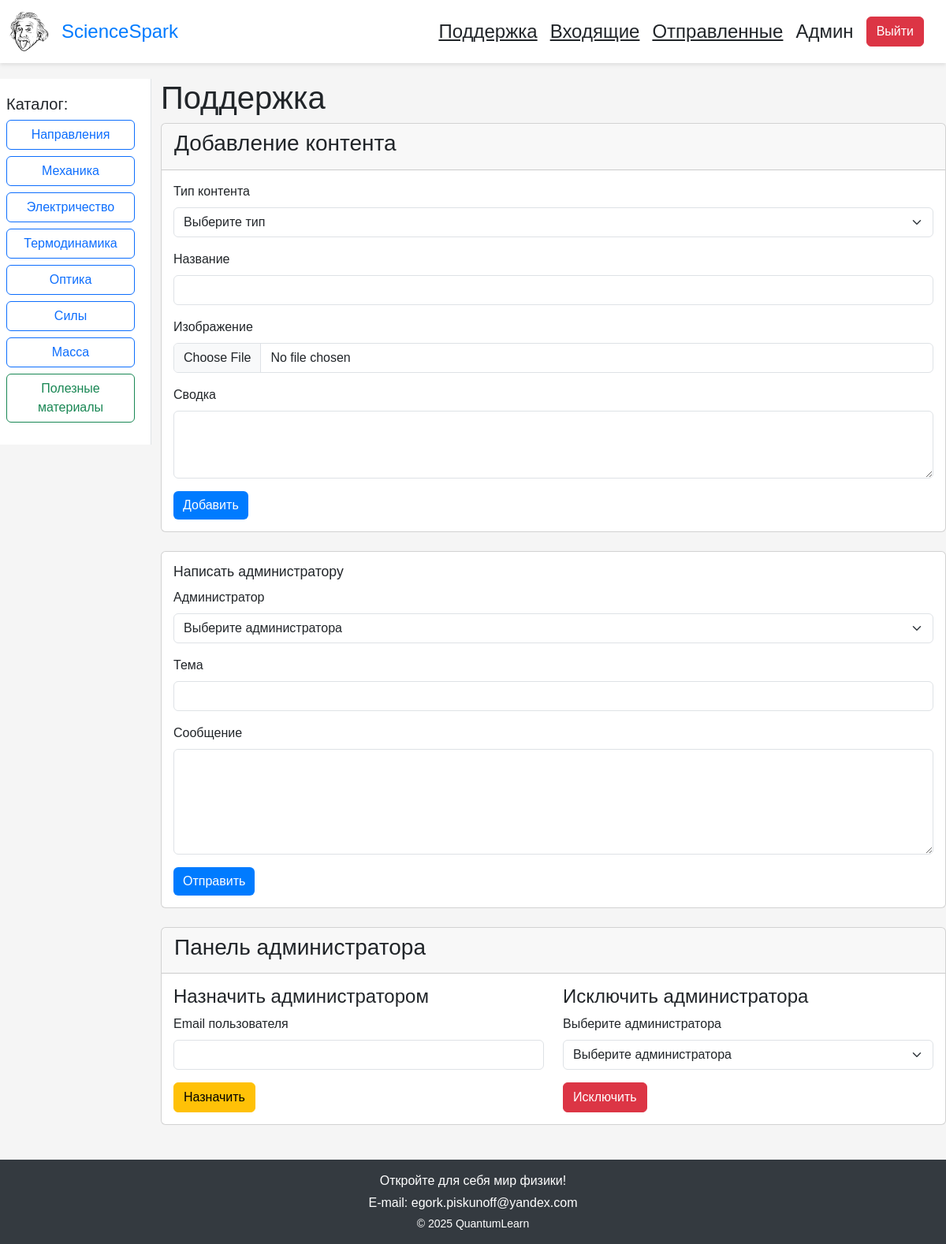
/support (signed in), run on the app's committed database.
### data/db.py (models this page shows)
class User(db.Model):  # Модель пользователя системы
    __tablename__ = 'users'
    id = db.Column(db.Integer, primary_key=True)
    name = db.Column(db.String(100), nullable=False)
    email = db.Column(db.String(100), unique=True, nullable=False)
    password = db.Column(db.String(100), nullable=False)
    rating = db.Column(db.Integer, default=0)
    is_admin = db.Column(db.Integer, default=0)
    show_email = db.Column(db.Boolean, default=True)  # Новое поле: показывать email
    messages_sent = db.relationship('Message', foreign_keys='Message.sender_id', backref='sender',
                                    lazy=True)
    messages_received = db.relationship('Message', foreign_keys='Message.recipient_id',
                                        backref='recipient', lazy=True)

class Direction(db.Model):  # Модель направления
    __tablename__ = 'directions'
    id = db.Column(db.Integer, primary_key=True)
    name = db.Column(db.String(100), nullable=False)
    image_path = db.Column(db.String(200), nullable=False)
    description = db.Column(db.Text, nullable=False)
    laws = db.relationship('Law', backref='direction', lazy=True)

### main.py (the view, shortened to what this page needs)
@app.route('/support', methods=['GET', 'POST'])  # Страница поддержки и администрирования
def support():
    user = get_current_user()
    if not user:
        return redirect(url_for('login'))
    admins = db.session.query(User).filter_by(is_admin=1).all()
    directions = load_directions()
    error_message = success_message = warning_message = None
    return render_template('support.html',
                           user=user,
                           admins=admins,
                           directions=directions,
                           error_message=error_message,
                           success_message=success_message,
                           warning_message=warning_message)

### main.py (called while the page is built)
def load_directions():  # Загрузка направлений из базы данных
    return db.session.query(Direction).all()

def get_current_user():  # Возвращение текущего авторизованного пользователя из сессии
    if 'user_id' in flask_session:
        return db.session.get(User, flask_session['user_id'])
    return None

### templates/support.html (shortened to what this page needs)
{% extends "base.html" %}
{% block content %}
    <h1>Поддержка</h1>
    {% if user and user.is_admin == 1 %}
        <div class="card mb-4">
            <div class="card-header">
                <h3>Добавление контента</h3>
            </div>
            <div class="card-body">
                <form method="POST" action="{{ url_for('support') }}" enctype="multipart/form-data">
                    <div class="mb-3">
                        <label for="content_type" class="form-label">Тип контента</label>
                        <select class="form-select" id="content_type" name="content_type" required onchange="toggleFields()">
                            <option value="">Выберите тип</option>
                        </select>
                    </div>
                    <div class="mb-3">
                        <label for="name" class="form-label">Название</label>
                        <input type="text" class="form-control" id="name" name="name" required>
                    </div>
                    <div class="mb-3" id="image_field">
                        <label for="image" class="form-label">Изображение</label>
                        <input type="file" class="form-control" id="image" name="image" accept="image/*">
                    </div>
                    <div class="mb-3">
                        <label for="description" class="form-label">Сводка</label>
                        <textarea class="form-control" id="description" name="description" rows="3" required></textarea>
                    </div>
                    <button type="submit" class="btn btn-primary">Добавить</button>
                </form>
            </div>
        </div>
    {% endif %}
    <div class="card mb-4">
        <div class="card-body">
            <h2 class="card-title">Написать администратору</h2>
            <form method="POST" action="{{ url_for('support') }}">
                <div class="mb-3">
                    <label for="admin_id" class="form-label">Администратор</label>
                    <select class="form-select" id="admin_id" name="admin_id" required>
                        <option value="">Выберите администратора</option>
                    </select>
                </div>
                <div class="mb-3">
                    <label for="subject" class="form-label">Тема</label>
                    <input type="text" class="form-control" id="subject" name="subject" required>
                </div>
                <div class="mb-3">
                    <label for="body" class="form-label">Сообщение</label>
                    <textarea class="form-control" id="body" name="body" rows="5" required></textarea>
                </div>
                <button type="submit" class="btn btn-primary">Отправить</button>
            </form>
        </div>
    </div>
    {% if user and user.is_admin == 1 %}
        <div class="card mb-4">
            <div class="card-header">
                <h3>Панель администратора</h3>
            </div>
            <div class="card-body">
                <div class="row">
                    <div class="col-md-6">
                        <h4>Назначить администратором</h4>
                        <form method="POST" action="{{ url_for('support') }}">
                            <div class="mb-3">
                                <label class="form-label">Email пользователя</label>
                                <input type="email" class="form-control" name="email" required>
                            </div>
                            <button type="submit" class="btn btn-warning">Назначить</button>
                        </form>
                    </div>
                    <div class="col-md-6">
                        <h4>Исключить администратора</h4>
                        <form method="POST" action="{{ url_for('support') }}">
                            <div class="mb-3">
                                <label class="form-label">Выберите администратора</label>
                                <select class="form-select" name="admin_id" required>
                                    <option value="">Выберите администратора</option>
                                </select>
                            </div>
                            <button type="submit" class="btn btn-danger">Исключить</button>
                        </form>
                    </div>
                </div>
            </div>
        </div>
    {% endif %}
{% endblock %}

### templates/base.html (shortened to what this page needs)
<!DOCTYPE html>
<html lang="ru">
<head>
    <link href="https://cdn.jsdelivr.net/npm/bootstrap@5.3.3/dist/css/bootstrap.min.css" rel="stylesheet">
    <link rel="stylesheet" href="{{ url_for('static', filename='style.css') }}">
</head>
<body>
    <header class="top-bar">
        <div class="container-fluid">
            <div class="row align-items-center">
                <div class="col d-flex justify-content-between align-items-center">
                    <div class="d-flex align-items-center">
                        <img src="{{ url_for('static', filename='images/physics.png') }}" alt="Логотип ScienceSpark" class="site-logo me-3">
                        <h1 class="site-title mb-0">ScienceSpark</h1>
                    </div>
                    <div class="d-flex align-items-center">
                        {% if session.user_id and user %}
                            <a href="{{ url_for('support') }}" class="text-dark fs-4 me-3">Поддержка</a>
                            <a href="{{ url_for('inbox') }}" class="text-dark fs-4 me-3">Входящие</a>
                            <a href="{{ url_for('sent_messages') }}" class="text-dark fs-4 me-3">Отправленные</a>
                            <span class="text-dark fs-4 me-3 user-link" onclick="toggleUserPopup()">{{ user.name }}</span>
                            <a href="#" class="btn btn-danger logout-btn-inline me-3" onclick="toggleLogoutPopup()">Выйти</a>
                        {% else %}
                            <a href="{{ url_for('register') }}" class="text-dark fs-4">Регистрация</a>
                            <a href="{{ url_for('login') }}" class="text-dark fs-4 ms-3">Войти</a>
                        {% endif %}
                    </div>
                </div>
            </div>
        </div>
    </header>
    <div class="container-fluid main-content">
        <div class="row">
            <nav class="col-md-3 col-lg-2 sidebar">
                <h5>Каталог:</h5>
                <ul class="nav flex-column">
                    <li class="nav-item"><a href="/" class="btn btn-outline-primary w-100 mb-2">Направления</a></li>
                    {% if directions %}
                        {% for direction in directions %}
                            <li class="nav-item">
                                <a href="{{ url_for('direction', direction_name=direction.name) }}" class="btn btn-outline-primary w-100 mb-2">{{ direction.name }}</a>
                            </li>
                        {% endfor %}
                    {% else %}
                        <li class="nav-item"><p>Направления отсутствуют</p></li>
                    {% endif %}
                    <li class="nav-item">
                        <a href="{{ url_for('resources') }}" class="btn btn-outline-success w-100 mb-2">Полезные материалы</a>
                    </li>
                </ul>
            </nav>
            <main class="col-md-9 col-lg-10">
                {% block content %}{% endblock %}
            </main>
        </div>
    </div>
    <footer class="bottom-bar">
        <div class="container">
            <div class="footer-content text-center">
                <div class="footer-text mb-1">Откройте для себя мир физики!</div>
                <div class="footer-email mb-1">
                    <a href="mailto:egork.piskunoff@yandex.com" class="text-white">E-mail: egork.piskunoff@yandex.com</a>
                </div>
                <div class="footer-copyright small">© 2025 QuantumLearn</div>
            </div>
        </div>
    </footer>
</body>
</html>

### static/style.css (style rules this page uses)
body { font-family: Arial, sans-serif; margin: 0; padding: 0; background-color: #f5f5f5; }
.top-bar { background-color: #ffffff; box-shadow: 0 2px 5px rgba(0, 0, 0, 0.1); padding: 15px 0; position: relative; }
.site-logo { width: 50px; height: 50px; }
.site-title { font-size: 1.5rem; color: #007bff; }
.main-content { padding: 20px 0; min-height: calc(100vh - 200px); }
.sidebar { background-color: #ffffff; padding: 20px; border-right: 1px solid #dee2e6; height: 100%; }
.nav-item .btn { transition: background-color 0.3s, color 0.3s; }
.card-body { padding: 15px; flex-grow: 1; display: flex; flex-direction: column; justify-content: space-between; }
.card-title { font-size: 1.1rem; margin-bottom: 10px; }
.btn-primary { background-color: #007bff; border: none; }
.bottom-bar { background-color: #343a40; color: white; padding: 15px 0; text-align: center; position: relative; bottom: 0; width: 100%; }
.footer-content a { color: white; text-decoration: none; }
.logout-btn-inline { font-size: 1rem; }

### data on the page
User: name "Админ"
Direction: name "Механика"
Direction: name "Электричество"
Direction: name "Термодинамика"
Direction: name "Оптика"
Direction: name "Силы"
Direction: name "Масса"
